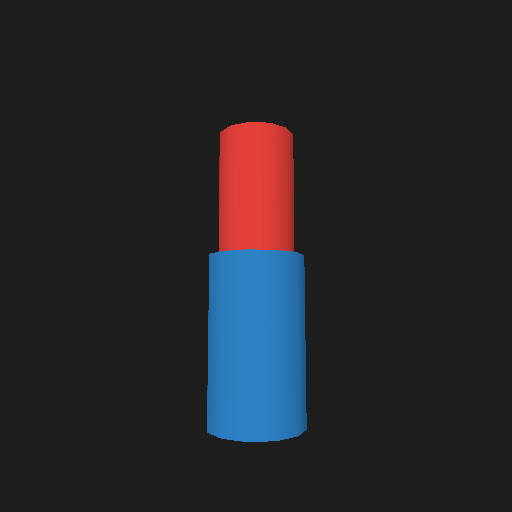
#> input picture 2026-06-28/skeletal_animation_rest.png, 512 x 512 px, given in place of skeletal_animation_rest.ppm, which was not available
$ python convert.py
#> lines starting #> are read from the running program, lines starting #| are printed output that depends on the picture; after the words box and inside, x2 and y2 are one past the last pixel; in counts of white or black regions, pixels touching at a corner belong together; pictures that were not available may be replaced by others from this repository, and a replacement may not be noted
"""Convert PPM to PNG and create a side-by-side comparison."""
from PIL import Image
import numpy as np

def ppm_to_png(inpath, outpath):
#> called with inpath = 'skeletal_animation_rest.ppm', outpath = 'skeletal_animation_rest.png'
    im = Image.open(inpath)
#> im is the input picture: PIL image 512x512 RGB; mean R, G, B 37.4, 37.5, 41.7
    im.save(outpath)
    return np.array(im)

# Load both
rest = ppm_to_png('skeletal_animation_rest.ppm', 'skeletal_animation_rest.png')
anim = ppm_to_png('skeletal_animation_anim.ppm', 'skeletal_animation_anim.png')
#> call 2 of ppm_to_png, with inpath = 'skeletal_animation_anim.ppm', outpath = 'skeletal_animation_anim.png'
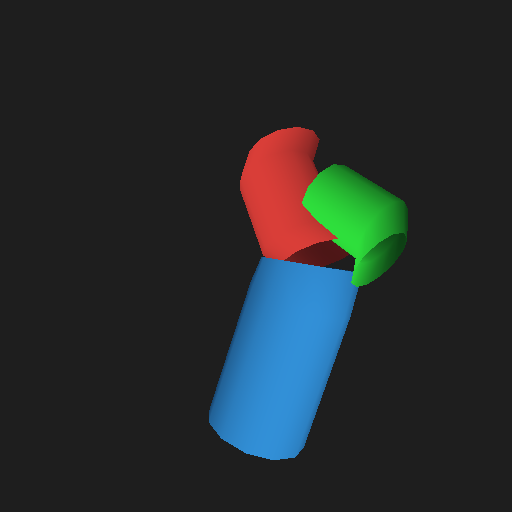
#> input picture 2026-06-28/skeletal_animation_anim.png, 512 x 512 px, given in place of skeletal_animation_anim.ppm, which was not available
#> in ppm_to_png, im is the input picture: PIL image 512x512 RGB; mean R, G, B 36.8, 42.5, 43.8

# Create side-by-side comparison
h, w = rest.shape[:2]
#> h = 512; w = 512
# Add a black bar separator
sep = 4
combined = np.zeros((h, w*2 + sep, 3), dtype=np.uint8)
combined[:, :w] = rest
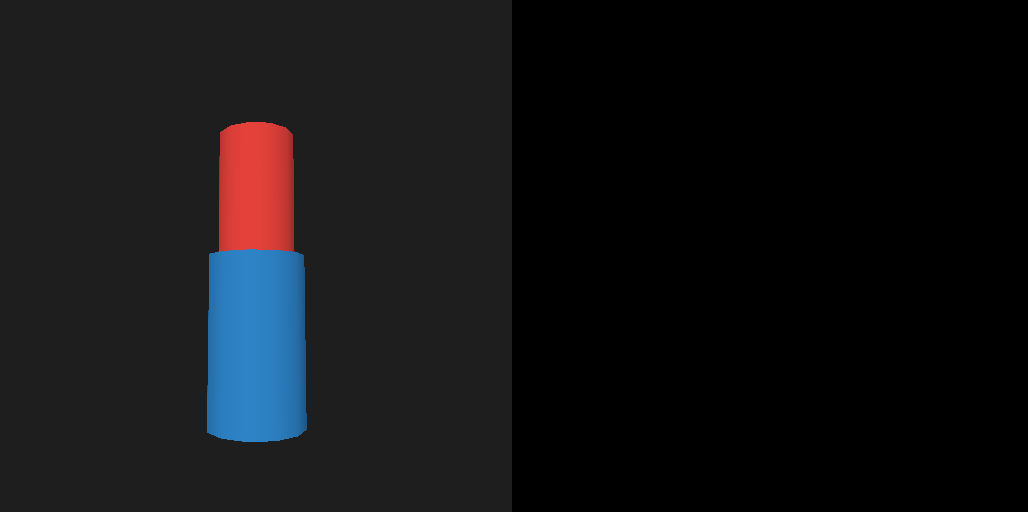
#> combined: shape (512, 1028, 3); mean R, G, B 18.6, 18.7, 20.8
combined[:, w+sep:] = anim
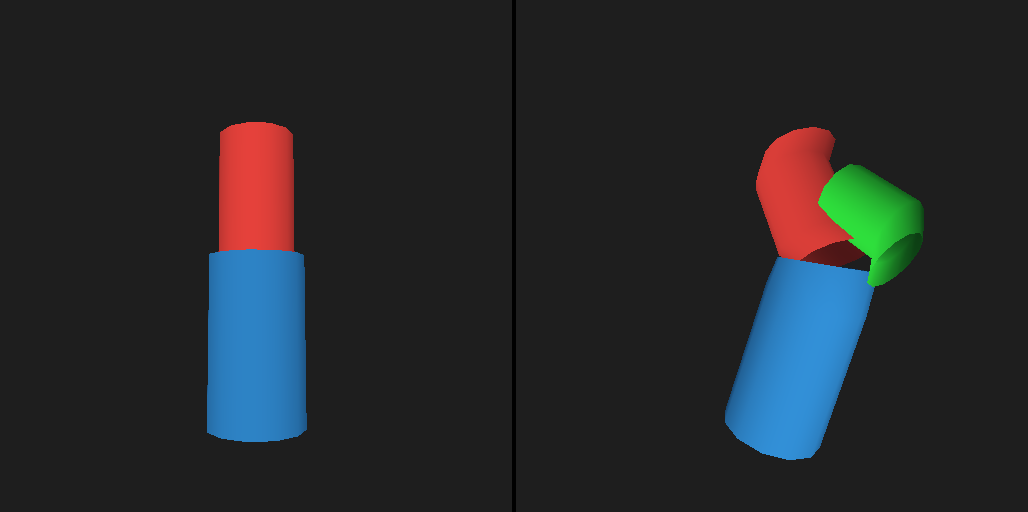
#> combined: shape (512, 1028, 3); mean R, G, B 36.9, 39.9, 42.6
combined[:, w:w+sep] = [40, 40, 40]  # dark separator
#> combined: shape (512, 1028, 3); 0.39% of pixels changed, all inside (x1, y1, x2, y2) = (512, 0, 516, 512)

im = Image.fromarray(combined)
im.save('skeletal_animation_comparison.png')

# Add labels (simple text at top)
from PIL import ImageDraw, ImageFont
draw = ImageDraw.Draw(im)
try:
    font = ImageFont.truetype("/usr/share/fonts/truetype/dejavu/DejaVuSans-Bold.ttf", 20)
except:
    font = ImageFont.load_default()
draw.text((10, 10), "REST POSE", fill=(255,255,255), font=font)
draw.text((w + sep + 10, 10), "ANIMATED POSE", fill=(255,255,255), font=font)
im.save('skeletal_animation_comparison.png')
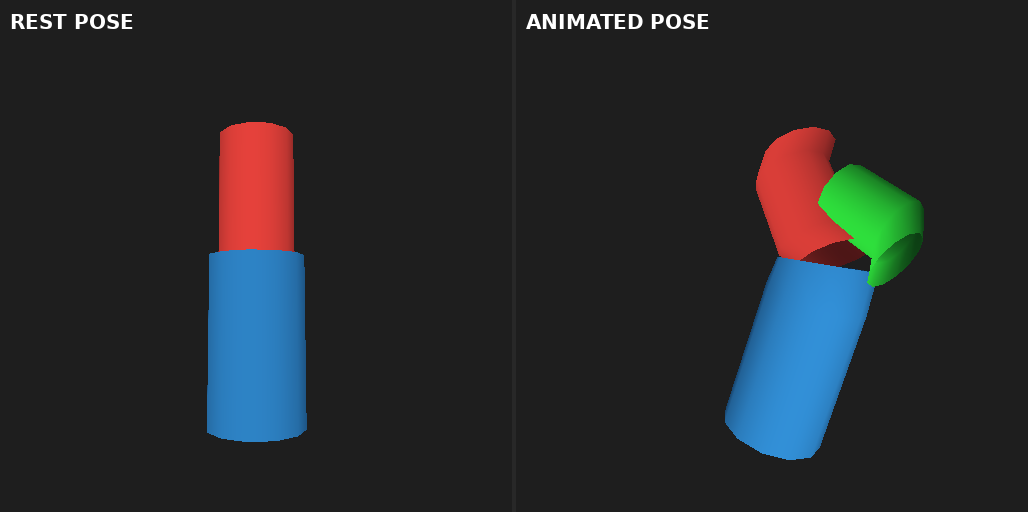
#> saved as skeletal_animation_comparison.png: PIL image 1028x512 RGB; mean R, G, B 38, 40.9, 43.7

print(f"Rest: {rest.shape}, mean={rest.mean():.1f}")
#| Rest: (512, 512, 3), mean=38.9
print(f"Anim: {anim.shape}, mean={anim.mean():.1f}")
#| Anim: (512, 512, 3), mean=41.0
print(f"Comparison: {combined.shape}")
#| Comparison: (512, 1028, 3)
print("Done!")
